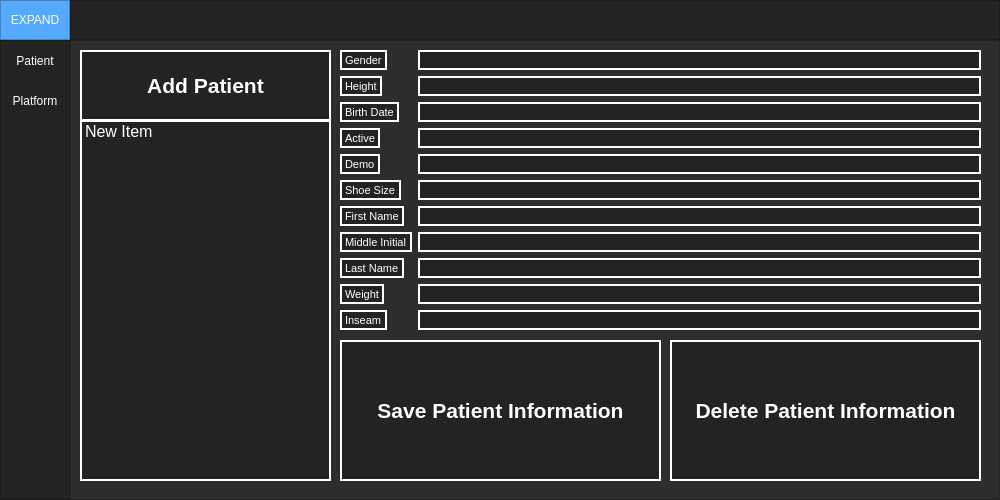
<?xml version="1.0" encoding="UTF-8"?>
<ui version="4.0">
 <class>MainWindow</class>
 <widget class="QMainWindow" name="MainWindow">
  <property name="geometry">
   <rect>
    <x>0</x>
    <y>0</y>
    <width>1000</width>
    <height>500</height>
   </rect>
  </property>
  <property name="minimumSize">
   <size>
    <width>1000</width>
    <height>500</height>
   </size>
  </property>
  <property name="windowTitle">
   <string>MainWindow</string>
  </property>
  <property name="styleSheet">
   <string notr="true">background-color: rgb(45, 45, 45);</string>
  </property>
  <widget class="QWidget" name="centralwidget">
   <layout class="QVBoxLayout" name="verticalLayout">
    <property name="spacing">
     <number>0</number>
    </property>
    <property name="leftMargin">
     <number>0</number>
    </property>
    <property name="topMargin">
     <number>0</number>
    </property>
    <property name="rightMargin">
     <number>0</number>
    </property>
    <property name="bottomMargin">
     <number>0</number>
    </property>
    <item>
     <widget class="QFrame" name="Top_Bar">
      <property name="maximumSize">
       <size>
        <width>16777215</width>
        <height>40</height>
       </size>
      </property>
      <property name="styleSheet">
       <string notr="true">background-color: rgb(35, 35, 35);</string>
      </property>
      <property name="frameShape">
       <enum>QFrame::NoFrame</enum>
      </property>
      <property name="frameShadow">
       <enum>QFrame::Raised</enum>
      </property>
      <layout class="QHBoxLayout" name="horizontalLayout">
       <property name="spacing">
        <number>0</number>
       </property>
       <property name="leftMargin">
        <number>0</number>
       </property>
       <property name="topMargin">
        <number>0</number>
       </property>
       <property name="rightMargin">
        <number>0</number>
       </property>
       <property name="bottomMargin">
        <number>0</number>
       </property>
       <item>
        <widget class="QFrame" name="frame_toggle">
         <property name="maximumSize">
          <size>
           <width>70</width>
           <height>40</height>
          </size>
         </property>
         <property name="styleSheet">
          <string notr="true">background-color: rgb(85, 170, 255);</string>
         </property>
         <property name="frameShape">
          <enum>QFrame::StyledPanel</enum>
         </property>
         <property name="frameShadow">
          <enum>QFrame::Raised</enum>
         </property>
         <layout class="QVBoxLayout" name="verticalLayout_2">
          <property name="spacing">
           <number>0</number>
          </property>
          <property name="leftMargin">
           <number>0</number>
          </property>
          <property name="topMargin">
           <number>0</number>
          </property>
          <property name="rightMargin">
           <number>0</number>
          </property>
          <property name="bottomMargin">
           <number>0</number>
          </property>
          <item>
           <widget class="QPushButton" name="Btn_Toggle">
            <property name="sizePolicy">
             <sizepolicy hsizetype="Expanding" vsizetype="Expanding">
              <horstretch>0</horstretch>
              <verstretch>0</verstretch>
             </sizepolicy>
            </property>
            <property name="styleSheet">
             <string notr="true">color: rgb(255, 255, 255);
border: 0px solid;</string>
            </property>
            <property name="text">
             <string>EXPAND</string>
            </property>
           </widget>
          </item>
         </layout>
        </widget>
       </item>
       <item>
        <widget class="QFrame" name="frame_top">
         <property name="frameShape">
          <enum>QFrame::StyledPanel</enum>
         </property>
         <property name="frameShadow">
          <enum>QFrame::Raised</enum>
         </property>
        </widget>
       </item>
      </layout>
     </widget>
    </item>
    <item>
     <widget class="QFrame" name="Content">
      <property name="frameShape">
       <enum>QFrame::NoFrame</enum>
      </property>
      <property name="frameShadow">
       <enum>QFrame::Raised</enum>
      </property>
      <layout class="QHBoxLayout" name="horizontalLayout_2">
       <property name="spacing">
        <number>0</number>
       </property>
       <property name="leftMargin">
        <number>0</number>
       </property>
       <property name="topMargin">
        <number>0</number>
       </property>
       <property name="rightMargin">
        <number>0</number>
       </property>
       <property name="bottomMargin">
        <number>0</number>
       </property>
       <item>
        <widget class="QFrame" name="frame_left_menu">
         <property name="minimumSize">
          <size>
           <width>70</width>
           <height>0</height>
          </size>
         </property>
         <property name="maximumSize">
          <size>
           <width>70</width>
           <height>16777215</height>
          </size>
         </property>
         <property name="styleSheet">
          <string notr="true">background-color: rgb(35, 35, 35);</string>
         </property>
         <property name="frameShape">
          <enum>QFrame::StyledPanel</enum>
         </property>
         <property name="frameShadow">
          <enum>QFrame::Raised</enum>
         </property>
         <layout class="QVBoxLayout" name="verticalLayout_3">
          <property name="leftMargin">
           <number>0</number>
          </property>
          <property name="topMargin">
           <number>0</number>
          </property>
          <property name="rightMargin">
           <number>0</number>
          </property>
          <property name="bottomMargin">
           <number>0</number>
          </property>
          <item alignment="Qt::AlignTop">
           <widget class="QFrame" name="frame_top_menus">
            <property name="frameShape">
             <enum>QFrame::NoFrame</enum>
            </property>
            <property name="frameShadow">
             <enum>QFrame::Raised</enum>
            </property>
            <layout class="QVBoxLayout" name="verticalLayout_4">
             <property name="spacing">
              <number>0</number>
             </property>
             <property name="leftMargin">
              <number>0</number>
             </property>
             <property name="topMargin">
              <number>0</number>
             </property>
             <property name="rightMargin">
              <number>0</number>
             </property>
             <property name="bottomMargin">
              <number>0</number>
             </property>
             <item>
              <widget class="QPushButton" name="Patient">
               <property name="minimumSize">
                <size>
                 <width>0</width>
                 <height>40</height>
                </size>
               </property>
               <property name="styleSheet">
                <string notr="true">QPushButton {
	color: rgb(255, 255, 255);
	background-color: rgb(35, 35, 35);
	border: 0px solid;
}
QPushButton:hover {
	background-color: rgb(85, 170, 255);
}</string>
               </property>
               <property name="text">
                <string>Patient</string>
               </property>
               <property name="autoDefault">
                <bool>true</bool>
               </property>
              </widget>
             </item>
             <item>
              <widget class="QPushButton" name="Platform">
               <property name="minimumSize">
                <size>
                 <width>0</width>
                 <height>40</height>
                </size>
               </property>
               <property name="styleSheet">
                <string notr="true">QPushButton {
	color: rgb(255, 255, 255);
	background-color: rgb(35, 35, 35);
	border: 0px solid;
}
QPushButton:hover {
	background-color: rgb(85, 170, 255);
}</string>
               </property>
               <property name="text">
                <string>Platform</string>
               </property>
               <property name="autoDefault">
                <bool>true</bool>
               </property>
              </widget>
             </item>
            </layout>
           </widget>
          </item>
         </layout>
        </widget>
       </item>
       <item>
        <widget class="QFrame" name="frame_pages">
         <property name="frameShape">
          <enum>QFrame::StyledPanel</enum>
         </property>
         <property name="frameShadow">
          <enum>QFrame::Raised</enum>
         </property>
         <layout class="QVBoxLayout" name="verticalLayout_5">
          <item>
           <widget class="QStackedWidget" name="stackedWidget">
            <widget class="QWidget" name="Patient_Information">
             <widget class="QPushButton" name="Add_Patient">
              <property name="geometry">
               <rect>
                <x>0</x>
                <y>0</y>
                <width>251</width>
                <height>71</height>
               </rect>
              </property>
              <property name="font">
               <font>
                <pointsize>16</pointsize>
                <weight>75</weight>
                <bold>true</bold>
               </font>
              </property>
              <property name="styleSheet">
               <string notr="true">QPushButton {
	color: rgb(255, 255, 255);
	background-color: rgb(35, 35, 35);
	border: 2px solid;
	border-color: rgb(255, 255, 255);
}
QPushButton:hover {
	background-color: rgb(85, 170, 255);
}</string>
              </property>
              <property name="text">
               <string>Add Patient</string>
              </property>
             </widget>
             <widget class="QListWidget" name="listWidget">
              <property name="geometry">
               <rect>
                <x>0</x>
                <y>70</y>
                <width>251</width>
                <height>361</height>
               </rect>
              </property>
              <property name="mouseTracking">
               <bool>true</bool>
              </property>
              <property name="tabletTracking">
               <bool>true</bool>
              </property>
              <property name="toolTip">
               <string>&lt;html&gt;&lt;head/&gt;&lt;body&gt;&lt;p&gt;&lt;br/&gt;&lt;/p&gt;&lt;/body&gt;&lt;/html&gt;</string>
              </property>
              <property name="styleSheet">
               <string notr="true">QListWidget {
	color: rgb(255, 255, 255);
	background-color: rgb(35, 35, 35);
	border: 2px solid;
	border-color: rgb(255, 255, 255);
	font: 12pt
}</string>
              </property>
              <item>
               <property name="text">
                <string>New Item</string>
               </property>
              </item>
             </widget>
             <widget class="QWidget" name="formLayoutWidget">
              <property name="geometry">
               <rect>
                <x>260</x>
                <y>0</y>
                <width>641</width>
                <height>392</height>
               </rect>
              </property>
              <layout class="QFormLayout" name="formLayout">
               <property name="verticalSpacing">
                <number>6</number>
               </property>
               <item row="0" column="0">
                <widget class="QLabel" name="genderLabel">
                 <property name="styleSheet">
                  <string notr="true">QLabel {
	color: rgb(255, 255, 255);
	background-color: rgb(35, 35, 35);
	border: 2px solid;
	border-color: rgb(255, 255, 255);
	font: 8pt
}</string>
                 </property>
                 <property name="text">
                  <string>Gender</string>
                 </property>
                </widget>
               </item>
               <item row="0" column="1">
                <widget class="QLineEdit" name="genderLineEdit">
                 <property name="minimumSize">
                  <size>
                   <width>0</width>
                   <height>19</height>
                  </size>
                 </property>
                 <property name="styleSheet">
                  <string notr="true">QLineEdit {
	color: rgb(255, 255, 255);
	background-color: rgb(35, 35, 35);
	border: 2px solid;
	border-color: rgb(255, 255, 255);
	font: 8pt
}</string>
                 </property>
                </widget>
               </item>
               <item row="1" column="0">
                <widget class="QLabel" name="heightLabel">
                 <property name="styleSheet">
                  <string notr="true">QLabel {
	color: rgb(255, 255, 255);
	background-color: rgb(35, 35, 35);
	border: 2px solid;
	border-color: rgb(255, 255, 255);
	font: 8pt
}</string>
                 </property>
                 <property name="text">
                  <string>Height</string>
                 </property>
                </widget>
               </item>
               <item row="1" column="1">
                <widget class="QLineEdit" name="heightLineEdit">
                 <property name="styleSheet">
                  <string notr="true">QLineEdit {
	color: rgb(255, 255, 255);
	background-color: rgb(35, 35, 35);
	border: 2px solid;
	border-color: rgb(255, 255, 255);
	font: 8pt
}</string>
                 </property>
                </widget>
               </item>
               <item row="2" column="0">
                <widget class="QLabel" name="birthDateLabel">
                 <property name="styleSheet">
                  <string notr="true">QLabel {
	color: rgb(255, 255, 255);
	background-color: rgb(35, 35, 35);
	border: 2px solid;
	border-color: rgb(255, 255, 255);
	font: 8pt
}</string>
                 </property>
                 <property name="text">
                  <string>Birth Date</string>
                 </property>
                </widget>
               </item>
               <item row="2" column="1">
                <widget class="QLineEdit" name="birthDateLineEdit">
                 <property name="styleSheet">
                  <string notr="true">QLineEdit {
	color: rgb(255, 255, 255);
	background-color: rgb(35, 35, 35);
	border: 2px solid;
	border-color: rgb(255, 255, 255);
	font: 8pt
}</string>
                 </property>
                </widget>
               </item>
               <item row="3" column="0">
                <widget class="QLabel" name="activeLabel">
                 <property name="styleSheet">
                  <string notr="true">QLabel {
	color: rgb(255, 255, 255);
	background-color: rgb(35, 35, 35);
	border: 2px solid;
	border-color: rgb(255, 255, 255);
	font: 8pt
}</string>
                 </property>
                 <property name="text">
                  <string>Active</string>
                 </property>
                </widget>
               </item>
               <item row="3" column="1">
                <widget class="QLineEdit" name="activeLineEdit">
                 <property name="styleSheet">
                  <string notr="true">QLineEdit {
	color: rgb(255, 255, 255);
	background-color: rgb(35, 35, 35);
	border: 2px solid;
	border-color: rgb(255, 255, 255);
	font: 8pt
}</string>
                 </property>
                </widget>
               </item>
               <item row="4" column="0">
                <widget class="QLabel" name="demoLabel">
                 <property name="styleSheet">
                  <string notr="true">QLabel {
	color: rgb(255, 255, 255);
	background-color: rgb(35, 35, 35);
	border: 2px solid;
	border-color: rgb(255, 255, 255);
	font: 8pt
}</string>
                 </property>
                 <property name="text">
                  <string>Demo</string>
                 </property>
                </widget>
               </item>
               <item row="4" column="1">
                <widget class="QLineEdit" name="demoLineEdit">
                 <property name="styleSheet">
                  <string notr="true">QLineEdit {
	color: rgb(255, 255, 255);
	background-color: rgb(35, 35, 35);
	border: 2px solid;
	border-color: rgb(255, 255, 255);
	font: 8pt
}</string>
                 </property>
                </widget>
               </item>
               <item row="5" column="0">
                <widget class="QLabel" name="shoeSizeLabel">
                 <property name="styleSheet">
                  <string notr="true">QLabel {
	color: rgb(255, 255, 255);
	background-color: rgb(35, 35, 35);
	border: 2px solid;
	border-color: rgb(255, 255, 255);
	font: 8pt
}</string>
                 </property>
                 <property name="text">
                  <string>Shoe Size</string>
                 </property>
                </widget>
               </item>
               <item row="5" column="1">
                <widget class="QLineEdit" name="shoeSizeLineEdit">
                 <property name="styleSheet">
                  <string notr="true">QLineEdit {
	color: rgb(255, 255, 255);
	background-color: rgb(35, 35, 35);
	border: 2px solid;
	border-color: rgb(255, 255, 255);
	font: 8pt
}</string>
                 </property>
                </widget>
               </item>
               <item row="6" column="0">
                <widget class="QLabel" name="firstNameLabel">
                 <property name="styleSheet">
                  <string notr="true">QLabel {
	color: rgb(255, 255, 255);
	background-color: rgb(35, 35, 35);
	border: 2px solid;
	border-color: rgb(255, 255, 255);
	font: 8pt
}</string>
                 </property>
                 <property name="text">
                  <string>First Name</string>
                 </property>
                </widget>
               </item>
               <item row="6" column="1">
                <widget class="QLineEdit" name="firstNameLineEdit">
                 <property name="styleSheet">
                  <string notr="true">QLineEdit {
	color: rgb(255, 255, 255);
	background-color: rgb(35, 35, 35);
	border: 2px solid;
	border-color: rgb(255, 255, 255);
	font: 8pt
}</string>
                 </property>
                </widget>
               </item>
               <item row="7" column="0">
                <widget class="QLabel" name="middleInitialLabel">
                 <property name="styleSheet">
                  <string notr="true">QLabel {
	color: rgb(255, 255, 255);
	background-color: rgb(35, 35, 35);
	border: 2px solid;
	border-color: rgb(255, 255, 255);
	font: 8pt
}</string>
                 </property>
                 <property name="text">
                  <string>Middle Initial</string>
                 </property>
                </widget>
               </item>
               <item row="7" column="1">
                <widget class="QLineEdit" name="middleInitialLineEdit">
                 <property name="styleSheet">
                  <string notr="true">QLineEdit {
	color: rgb(255, 255, 255);
	background-color: rgb(35, 35, 35);
	border: 2px solid;
	border-color: rgb(255, 255, 255);
	font: 8pt
}</string>
                 </property>
                </widget>
               </item>
               <item row="8" column="0">
                <widget class="QLabel" name="lastNameLabel">
                 <property name="styleSheet">
                  <string notr="true">QLabel {
	color: rgb(255, 255, 255);
	background-color: rgb(35, 35, 35);
	border: 2px solid;
	border-color: rgb(255, 255, 255);
	font: 8pt
}</string>
                 </property>
                 <property name="text">
                  <string>Last Name</string>
                 </property>
                </widget>
               </item>
               <item row="8" column="1">
                <widget class="QLineEdit" name="lastNameLineEdit">
                 <property name="styleSheet">
                  <string notr="true">QLineEdit {
	color: rgb(255, 255, 255);
	background-color: rgb(35, 35, 35);
	border: 2px solid;
	border-color: rgb(255, 255, 255);
	font: 8pt
}</string>
                 </property>
                </widget>
               </item>
               <item row="9" column="0">
                <widget class="QLabel" name="weightLabel">
                 <property name="styleSheet">
                  <string notr="true">QLabel {
	color: rgb(255, 255, 255);
	background-color: rgb(35, 35, 35);
	border: 2px solid;
	border-color: rgb(255, 255, 255);
	font: 8pt
}</string>
                 </property>
                 <property name="text">
                  <string>Weight</string>
                 </property>
                </widget>
               </item>
               <item row="9" column="1">
                <widget class="QLineEdit" name="weightLineEdit">
                 <property name="styleSheet">
                  <string notr="true">QLineEdit {
	color: rgb(255, 255, 255);
	background-color: rgb(35, 35, 35);
	border: 2px solid;
	border-color: rgb(255, 255, 255);
	font: 8pt
}</string>
                 </property>
                </widget>
               </item>
               <item row="10" column="0">
                <widget class="QLabel" name="inseamLabel">
                 <property name="styleSheet">
                  <string notr="true">QLabel {
	color: rgb(255, 255, 255);
	background-color: rgb(35, 35, 35);
	border: 2px solid;
	border-color: rgb(255, 255, 255);
	font: 8pt
}</string>
                 </property>
                 <property name="text">
                  <string>Inseam</string>
                 </property>
                </widget>
               </item>
               <item row="10" column="1">
                <widget class="QLineEdit" name="inseamLineEdit">
                 <property name="enabled">
                  <bool>true</bool>
                 </property>
                 <property name="minimumSize">
                  <size>
                   <width>0</width>
                   <height>17</height>
                  </size>
                 </property>
                 <property name="styleSheet">
                  <string notr="true">QLineEdit {
	color: rgb(255, 255, 255);
	background-color: rgb(35, 35, 35);
	border: 2px solid;
	border-color: rgb(255, 255, 255);
	font: 8pt
}</string>
                 </property>
                </widget>
               </item>
               <item row="11" column="0">
                <widget class="QLabel" name="label">
                 <property name="text">
                  <string/>
                 </property>
                </widget>
               </item>
              </layout>
             </widget>
             <widget class="QPushButton" name="Save_Patient_Info">
              <property name="geometry">
               <rect>
                <x>260</x>
                <y>290</y>
                <width>321</width>
                <height>141</height>
               </rect>
              </property>
              <property name="font">
               <font>
                <pointsize>16</pointsize>
                <weight>75</weight>
                <bold>true</bold>
               </font>
              </property>
              <property name="styleSheet">
               <string notr="true">QPushButton {
	color: rgb(255, 255, 255);
	background-color: rgb(35, 35, 35);
	border: 2px solid;
	border-color: rgb(255, 255, 255);
}
QPushButton:hover {
	background-color: rgb(85, 170, 255);
}</string>
              </property>
              <property name="text">
               <string>Save Patient Information</string>
              </property>
             </widget>
             <widget class="QPushButton" name="Save_Patient_Info_2">
              <property name="geometry">
               <rect>
                <x>590</x>
                <y>290</y>
                <width>311</width>
                <height>141</height>
               </rect>
              </property>
              <property name="font">
               <font>
                <pointsize>16</pointsize>
                <weight>75</weight>
                <bold>true</bold>
               </font>
              </property>
              <property name="styleSheet">
               <string notr="true">QPushButton {
	color: rgb(255, 255, 255);
	background-color: rgb(35, 35, 35);
	border: 2px solid;
	border-color: rgb(255, 255, 255);
}
QPushButton:hover {
	background-color: rgb(85, 170, 255);
}</string>
              </property>
              <property name="text">
               <string>Delete Patient Information</string>
              </property>
             </widget>
            </widget>
            <widget class="QWidget" name="Platform_Running">
             <widget class="QWidget" name="gridLayoutWidget">
              <property name="geometry">
               <rect>
                <x>110</x>
                <y>0</y>
                <width>331</width>
                <height>371</height>
               </rect>
              </property>
              <layout class="QGridLayout" name="gridLayout">
               <item row="1" column="1">
                <widget class="QLineEdit" name="lineEdit_3">
                 <property name="styleSheet">
                  <string notr="true">QLineEdit {
	color: rgb(255, 255, 255);
	background-color: rgb(35, 35, 35);
	border: 2px solid;
	border-color: rgb(255, 255, 255);
}</string>
                 </property>
                </widget>
               </item>
               <item row="0" column="2">
                <widget class="QCheckBox" name="checkBox_4">
                 <property name="styleSheet">
                  <string notr="true">QCheckBox {
	color: rgb(255, 255, 255);
	background-color: rgb(35, 35, 35);
	border: 1px solid;
	border-color: rgb(255, 255, 255);
}</string>
                 </property>
                 <property name="text">
                  <string>Lock</string>
                 </property>
                </widget>
               </item>
               <item row="3" column="0">
                <widget class="QLabel" name="label_2">
                 <property name="styleSheet">
                  <string notr="true">QLabel {
	color: rgb(255, 255, 255);
	background-color: rgb(35, 35, 35);
	border: 2px solid;
	border-color: rgb(255, 255, 255);
}</string>
                 </property>
                 <property name="text">
                  <string>Duration</string>
                 </property>
                </widget>
               </item>
               <item row="3" column="1">
                <widget class="QLineEdit" name="lineEdit">
                 <property name="styleSheet">
                  <string notr="true">QLineEdit {
	color: rgb(255, 255, 255);
	background-color: rgb(35, 35, 35);
	border: 2px solid;
	border-color: rgb(255, 255, 255);
}</string>
                 </property>
                </widget>
               </item>
               <item row="1" column="2">
                <widget class="QCheckBox" name="checkBox_3">
                 <property name="styleSheet">
                  <string notr="true">QCheckBox {
	color: rgb(255, 255, 255);
	background-color: rgb(35, 35, 35);
	border: 1px solid;
	border-color: rgb(255, 255, 255);
}</string>
                 </property>
                 <property name="text">
                  <string>Lock</string>
                 </property>
                </widget>
               </item>
               <item row="0" column="1">
                <widget class="QLineEdit" name="lineEdit_4">
                 <property name="styleSheet">
                  <string notr="true">QLineEdit {
	color: rgb(255, 255, 255);
	background-color: rgb(35, 35, 35);
	border: 2px solid;
	border-color: rgb(255, 255, 255);
}</string>
                 </property>
                </widget>
               </item>
               <item row="1" column="0">
                <widget class="QLabel" name="label_4">
                 <property name="styleSheet">
                  <string notr="true">QLabel {
	color: rgb(255, 255, 255);
	background-color: rgb(35, 35, 35);
	border: 2px solid;
	border-color: rgb(255, 255, 255);
}</string>
                 </property>
                 <property name="text">
                  <string>Speed</string>
                 </property>
                </widget>
               </item>
               <item row="2" column="0">
                <widget class="QLabel" name="label_3">
                 <property name="styleSheet">
                  <string notr="true">QLabel {
	color: rgb(255, 255, 255);
	background-color: rgb(35, 35, 35);
	border: 2px solid;
	border-color: rgb(255, 255, 255);
}</string>
                 </property>
                 <property name="text">
                  <string>Acceleration</string>
                 </property>
                </widget>
               </item>
               <item row="2" column="1">
                <widget class="QLineEdit" name="lineEdit_2">
                 <property name="styleSheet">
                  <string notr="true">QLineEdit {
	color: rgb(255, 255, 255);
	background-color: rgb(35, 35, 35);
	border: 2px solid;
	border-color: rgb(255, 255, 255);
}</string>
                 </property>
                </widget>
               </item>
               <item row="0" column="0">
                <widget class="QLabel" name="label_5">
                 <property name="styleSheet">
                  <string notr="true">QLabel {
	color: rgb(255, 255, 255);
	background-color: rgb(35, 35, 35);
	border: 2px solid;
	border-color: rgb(255, 255, 255);
}</string>
                 </property>
                 <property name="text">
                  <string>Distance</string>
                 </property>
                </widget>
               </item>
               <item row="3" column="2">
                <widget class="QCheckBox" name="checkBox">
                 <property name="styleSheet">
                  <string notr="true">QCheckBox {
	color: rgb(255, 255, 255);
	background-color: rgb(35, 35, 35);
	border: 1px solid;
	border-color: rgb(255, 255, 255);
}</string>
                 </property>
                 <property name="text">
                  <string>lock</string>
                 </property>
                </widget>
               </item>
               <item row="2" column="2">
                <widget class="QCheckBox" name="checkBox_2">
                 <property name="styleSheet">
                  <string notr="true">QCheckBox {
	color: rgb(255, 255, 255);
	background-color: rgb(35, 35, 35);
	border: 1px solid;
	border-color: rgb(255, 255, 255);
}</string>
                 </property>
                 <property name="text">
                  <string>Lock</string>
                 </property>
                </widget>
               </item>
              </layout>
             </widget>
             <widget class="QPushButton" name="Add_Patient_2">
              <property name="geometry">
               <rect>
                <x>450</x>
                <y>0</y>
                <width>451</width>
                <height>431</height>
               </rect>
              </property>
              <property name="font">
               <font>
                <pointsize>16</pointsize>
                <weight>75</weight>
                <bold>true</bold>
               </font>
              </property>
              <property name="styleSheet">
               <string notr="true">QPushButton {
	color: rgb(255, 255, 255);
	background-color: rgb(35, 35, 35);
	border: 2px solid;
	border-color: rgb(255, 255, 255);
}
QPushButton:hover {
	background-color: rgb(85, 170, 255);
}</string>
              </property>
              <property name="text">
               <string>RUN SIMULATION</string>
              </property>
             </widget>
             <widget class="QPushButton" name="pushButton">
              <property name="geometry">
               <rect>
                <x>0</x>
                <y>0</y>
                <width>101</width>
                <height>23</height>
               </rect>
              </property>
              <property name="styleSheet">
               <string notr="true">QPushButton {
	color: rgb(255, 255, 255);
	background-color: rgb(35, 35, 35);
	border: 2px solid;
	border-color: rgb(255, 255, 255);
}
QPushButton:hover {
	background-color: rgb(85, 170, 255);
}</string>
              </property>
              <property name="text">
               <string>Add Simulation</string>
              </property>
             </widget>
             <widget class="QListWidget" name="listWidget_2">
              <property name="geometry">
               <rect>
                <x>0</x>
                <y>30</y>
                <width>101</width>
                <height>331</height>
               </rect>
              </property>
              <property name="styleSheet">
               <string notr="true">QListWidget {
	color: rgb(255, 255, 255);
	background-color: rgb(35, 35, 35);
	border: 2px solid;
	border-color: rgb(255, 255, 255);
	font: 12pt
}</string>
              </property>
             </widget>
             <widget class="QPushButton" name="pushButton_2">
              <property name="geometry">
               <rect>
                <x>0</x>
                <y>370</y>
                <width>101</width>
                <height>61</height>
               </rect>
              </property>
              <property name="styleSheet">
               <string notr="true">QPushButton {
	color: rgb(255, 255, 255);
	background-color: rgb(35, 35, 35);
	border: 2px solid;
	border-color: rgb(255, 255, 255);
}</string>
              </property>
              <property name="text">
               <string>Delete Simulation</string>
              </property>
             </widget>
             <widget class="QPushButton" name="Save_Patient_Info_3">
              <property name="geometry">
               <rect>
                <x>110</x>
                <y>380</y>
                <width>331</width>
                <height>51</height>
               </rect>
              </property>
              <property name="font">
               <font>
                <pointsize>16</pointsize>
                <weight>75</weight>
                <bold>true</bold>
               </font>
              </property>
              <property name="styleSheet">
               <string notr="true">QPushButton {
	color: rgb(255, 255, 255);
	background-color: rgb(35, 35, 35);
	border: 2px solid;
	border-color: rgb(255, 255, 255);
}
QPushButton:hover {
	background-color: rgb(85, 170, 255);
}</string>
              </property>
              <property name="text">
               <string>Save Simulation Information</string>
              </property>
             </widget>
            </widget>
           </widget>
          </item>
         </layout>
        </widget>
       </item>
      </layout>
     </widget>
    </item>
   </layout>
  </widget>
 </widget>
 <resources/>
 <connections/>
</ui>
